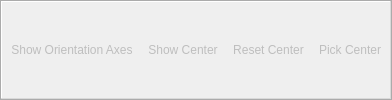
<?xml version="1.0" encoding="UTF-8"?>
<ui version="4.0">
 <class>pqAxesToolbar</class>
 <widget class="QToolBar" name="axesToolbar" >
  <property name="enabled" >
   <bool>true</bool>
  </property>
  <property name="windowTitle" >
   <string>Center Axes Controls</string>
  </property>
  <property name="orientation" >
   <enum>Qt::Horizontal</enum>
  </property>
  <attribute name="toolBarArea" >
   <enum>TopToolBarArea</enum>
  </attribute>
  <attribute name="toolBarBreak" >
   <bool>false</bool>
  </attribute>

  <action name="actionShowOrientationAxes" >
   <property name="checkable" >
    <bool>true</bool>
   </property>
   <property name="enabled" >
    <bool>false</bool>
   </property>
   <property name="icon" >
    <iconset resource="../pqComponents.qrc">:/pqWidgets/Icons/pqShowOrientationAxes.svg</iconset>
   </property>
   <property name="text" >
    <string>Show Orientation Axes</string>
   </property>
   <property name="statusTip" >
    <string>Show/Hide orientation axes</string>
   </property>
  </action>

  <action name="actionShowCenterAxes" >
   <property name="checkable" >
    <bool>true</bool>
   </property>
   <property name="enabled" >
    <bool>false</bool>
   </property>
   <property name="icon" >
    <iconset resource="../pqComponents.qrc" >:/pqWidgets/Icons/pqShowCenterAxes.svg</iconset>
   </property>
   <property name="text" >
    <string>Show Center</string>
   </property>
   <property name="statusTip" >
    <string>Show/Hide center of rotation</string>
   </property>
  </action>
  <action name="actionPickCenter" >
   <property name="checkable" >
    <bool>true</bool>
   </property>
   <property name="enabled" >
    <bool>false</bool>
   </property>
   <property name="icon" >
    <iconset resource="../pqComponents.qrc" >:/pqWidgets/Icons/pqPickCenter.svg</iconset>
   </property>
   <property name="text" >
    <string>Pick Center</string>
   </property>
   <property name="iconText" >
    <string>Pick Center</string>
   </property>
   <property name="toolTip" >
    <string>Pick Center</string>
   </property>
   <property name="statusTip" >
    <string>Mouse press to pick center of rotation</string>
   </property>
  </action>
  <action name="actionResetCenter" >
   <property name="enabled" >
    <bool>false</bool>
   </property>
   <property name="icon" >
    <iconset resource="../pqComponents.qrc" >:/pqWidgets/Icons/pqResetCenter.svg</iconset>
   </property>
   <property name="text" >
    <string>Reset Center</string>
   </property>
   <property name="statusTip" >
    <string>Reset center of rotation</string>
   </property>
  </action>

  <addaction name="actionShowOrientationAxes" />
  <addaction name="actionShowCenterAxes" />
  <addaction name="actionResetCenter" />
  <addaction name="actionPickCenter" />
 </widget>
 <resources>
  <include location="../../../Components/Resources/pqComponents.qrc"/>
 </resources>
 <connections/>
</ui>
